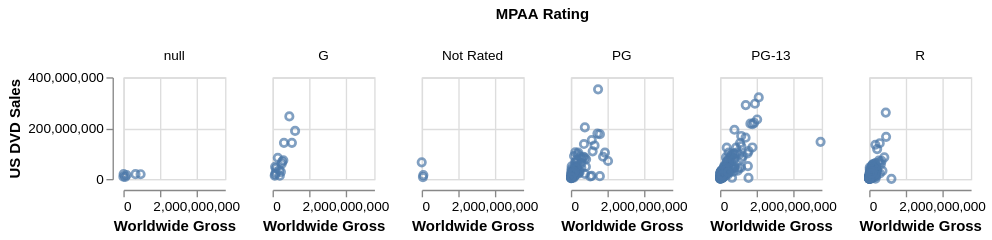

The Vega-Lite source for this figure:
### Vega-Lite specification from a JSON file in a GitHub repository (floating-point values rounded to 4 significant figures; data arrays with more than 128 entries replaced by an {"elided": "..."} marker saying what was removed)
{"$schema": "https://vega.github.io/schema/vega-lite/v4.json", "width": 75, "height": 75, "data": {"values": {"elided": "3201 records"}}, "mark": "point", "encoding": {"column": {"field": "MPAA Rating"}, "x": {"field": "Worldwide Gross", "type": "quantitative"}, "y": {"field": "US DVD Sales", "type": "quantitative"}}}
